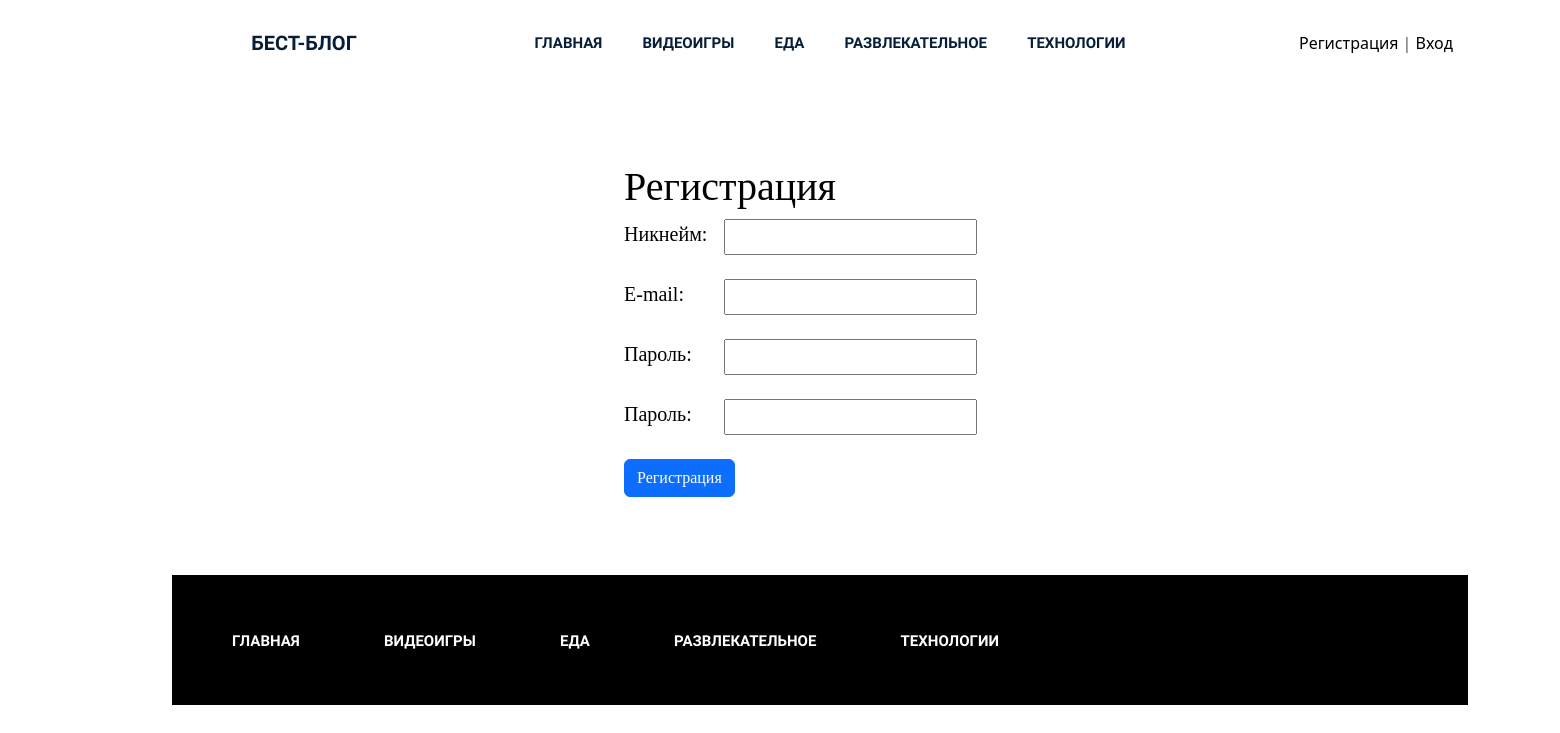
Screenshot of /register/ with the database file from the repository.
### blog/models.py (models this page shows, shortened)
class Category(models.Model):
    title = models.CharField(max_length=255, verbose_name='Категория')
    slug = models.SlugField(max_length=255, verbose_name='Url', unique=True)
    def get_absolute_url(self):
        return reverse('category', kwargs={"slug": self.slug})
    class Meta:
        verbose_name = 'Категория(ю)'
        verbose_name_plural = 'Категории'
        ordering = ['title']

### blog/views.py (the view)
# urls.py: path('register/', register, name='register'),
def register(request):
	if request.method == 'POST':
		form = UserRegisterForm(request.POST)
		if form.is_valid():
			user = form.save()
			login(request, user)
			messages.success(request, 'Вы успешно зарегистрировались')
			return redirect('home')
		else:
			messages.error(request, 'Ошибка регистрации')
	else:
		form = UserRegisterForm()
	return render(request, 'blog/register.html', {"form": form})

### blog/forms.py (shortened to what this page needs)
class UserRegisterForm(UserCreationForm):
    username = forms.CharField(label='Никнейм', widget=forms.TextInput(attrs={'class': 'form-label'}))
    password1 = forms.CharField(label='Пароль', widget=forms.PasswordInput(attrs={'class': 'form-label'}))
    password2 = forms.CharField(label='Пароль', widget=forms.PasswordInput(attrs={'class': 'form-label'}))
    email = forms.EmailField(label='E-mail', widget=forms.EmailInput(attrs={'class': 'form-label'}))
    class Meta:
        model = User
        fields = ('username', 'email', 'password1', 'password2')

### blog/templatetags/menu.py (called while the page is built)
@register.inclusion_tag('blog/menu_tpl.html')
def show_menu(menu_class='menu', item_selected=None):
    categories = Category.objects.all()
    return {"categories": categories, "menu_class": menu_class,
            "item_selected": item_selected}

### blog/templates/blog/register.html (shortened to what this page needs)
{% extends 'base.html' %}
{% load static %}
{% block content %}
<div class="register_page">
<h1>Регистрация</h1>
<form method="post">
    {% for f in form %}
    <p><label class="form-label" for="{{ f.id_for_label }}">{{ f.label }}: </label>{{f}}</p>
    {% endfor %}
    <button type="submit" class="btn btn-primary btn-block">Регистрация</button>
</form>
</div>
{% endblock %}

### blog/templates/blog/menu_tpl.html
<div class="{{ menu_class }}">
    <ul>
        {% if item_selected == 'm' %}
        <li><a class="selected header_item" href="{% url 'home' %}">Главная</a></li>
        {% else %}
        <li><a class="header_item" href="{% url 'home' %}">Главная</a></li>
        {% endif %}
        {% for item in categories %}
            {% if item.pk == item_selected %}
            <li><a class="selected header_item" href="{{ item.get_absolute_url }}">{{ item.title }}</a></li>
            {% else %}
            <li><a class="header_item" href="{{ item.get_absolute_url }}">{{ item.title }}</a></li>
            {% endif %}
        {% endfor %}
    </ul>
</div>

### siteblog/static/style.css (style rules this page uses)
.wrapper header.header .menu { margin: 0 }
.wrapper header.header .menu ul { float: right; margin: 0; padding: 0; margin-right: 4px; }
.wrapper header.header .menu ul li { display: inline-block; list-style: outside none none; margin: 0 -4px 0 0; }
.wrapper header.header .menu ul li a { color: rgb(6, 30, 55); font-family: "Raleway", sans-serif; font-size: 15px; font-weight: 600; line-height: 70px; padding: 26px 50px; text-decoration: none; text-transform: uppercase; }
.wrapper footer.footer .footer-menu { margin: 0 }
.wrapper footer.footer .footer-menu ul { line-height: 130px; margin: 0; padding: 0; }
.wrapper footer.footer .footer-menu ul li { display: inline; list-style: outside none none; margin: 0; padding: 30px 0px; }
.wrapper footer.footer .footer-menu ul li a { color: #fff; font-family: "Raleway", sans-serif; font-size: 15px; font-weight: 600; line-height: 70px; margin-left: 40px; padding: 26px 10px 26px 0; text-decoration: none; text-transform: uppercase; }
.btn-block { display: block; margin-top: 10px; }
.header_item { padding: 20px !important; }
.login_page, .register_page { margin: 5% 0 5% 40%; color: #000; font-size: 20px; font-family: Yandex Sans Display Light; }
.form-label { display: inline-block; min-width: 100px; vertical-align: top; }
a { text-decoration: none; }
li { list-style-type: none; }
body { overflow-x: hidden; }

### rows the page displays
Category: title "ВИДЕОИГРЫ"
Category: title "ЕДА"
Category: title "РАЗВЛЕКАТЕЛЬНОЕ"
Category: title "ТЕХНОЛОГИИ"

### other values shown
{{ f.label }} "Никнейм" "E-mail" "Пароль" "Пароль"
